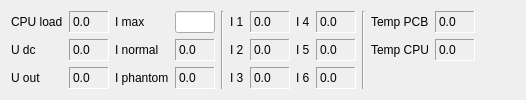
      <widget class="QWidget" name="tab">
       <attribute name="title">
        <string>Data</string>
       </attribute>
       <layout class="QGridLayout" name="gridLayout_6">
        <item row="0" column="1">
         <widget class="QLabel" name="lbl_cpu_load">
          <property name="minimumSize">
           <size>
            <width>40</width>
            <height>0</height>
           </size>
          </property>
          <property name="frameShape">
           <enum>QFrame::Panel</enum>
          </property>
          <property name="frameShadow">
           <enum>QFrame::Sunken</enum>
          </property>
          <property name="text">
           <string>0.0</string>
          </property>
         </widget>
        </item>
        <item row="0" column="8">
         <widget class="QLabel" name="lbl_current_4">
          <property name="minimumSize">
           <size>
            <width>40</width>
            <height>0</height>
           </size>
          </property>
          <property name="frameShape">
           <enum>QFrame::Panel</enum>
          </property>
          <property name="frameShadow">
           <enum>QFrame::Sunken</enum>
          </property>
          <property name="text">
           <string>0.0</string>
          </property>
         </widget>
        </item>
        <item row="0" column="12">
         <spacer name="horizontalSpacer">
          <property name="orientation">
           <enum>Qt::Horizontal</enum>
          </property>
          <property name="sizeHint" stdset="0">
           <size>
            <width>40</width>
            <height>20</height>
           </size>
          </property>
         </spacer>
        </item>
        <item row="2" column="5">
         <widget class="QLabel" name="label_33">
          <property name="text">
           <string>I 3</string>
          </property>
         </widget>
        </item>
        <item row="2" column="6">
         <widget class="QLabel" name="lbl_current_3">
          <property name="minimumSize">
           <size>
            <width>40</width>
            <height>0</height>
           </size>
          </property>
          <property name="frameShape">
           <enum>QFrame::Panel</enum>
          </property>
          <property name="frameShadow">
           <enum>QFrame::Sunken</enum>
          </property>
          <property name="text">
           <string>0.0</string>
          </property>
         </widget>
        </item>
        <item row="0" column="0">
         <widget class="QLabel" name="label">
          <property name="text">
           <string>CPU load</string>
          </property>
         </widget>
        </item>
        <item row="2" column="2">
         <widget class="QLabel" name="label_30">
          <property name="text">
           <string>I phantom</string>
          </property>
         </widget>
        </item>
        <item row="1" column="2">
         <widget class="QLabel" name="label_29">
          <property name="text">
           <string>I normal</string>
          </property>
         </widget>
        </item>
        <item row="2" column="8">
         <widget class="QLabel" name="lbl_current_6">
          <property name="minimumSize">
           <size>
            <width>40</width>
            <height>0</height>
           </size>
          </property>
          <property name="frameShape">
           <enum>QFrame::Panel</enum>
          </property>
          <property name="frameShadow">
           <enum>QFrame::Sunken</enum>
          </property>
          <property name="text">
           <string>0.0</string>
          </property>
         </widget>
        </item>
        <item row="1" column="7">
         <widget class="QLabel" name="label_35">
          <property name="text">
           <string>I 5</string>
          </property>
         </widget>
        </item>
        <item row="0" column="6">
         <widget class="QLabel" name="lbl_current_1">
          <property name="minimumSize">
           <size>
            <width>40</width>
            <height>0</height>
           </size>
          </property>
          <property name="frameShape">
           <enum>QFrame::Panel</enum>
          </property>
          <property name="frameShadow">
           <enum>QFrame::Sunken</enum>
          </property>
          <property name="text">
           <string>0.0</string>
          </property>
         </widget>
        </item>
        <item row="1" column="10">
         <widget class="QLabel" name="label_58">
          <property name="text">
           <string>Temp CPU</string>
          </property>
         </widget>
        </item>
        <item row="2" column="7">
         <widget class="QLabel" name="label_36">
          <property name="text">
           <string>I 6</string>
          </property>
         </widget>
        </item>
        <item row="1" column="6">
         <widget class="QLabel" name="lbl_current_2">
          <property name="minimumSize">
           <size>
            <width>40</width>
            <height>0</height>
           </size>
          </property>
          <property name="frameShape">
           <enum>QFrame::Panel</enum>
          </property>
          <property name="frameShadow">
           <enum>QFrame::Sunken</enum>
          </property>
          <property name="text">
           <string>0.0</string>
          </property>
         </widget>
        </item>
        <item row="1" column="5">
         <widget class="QLabel" name="label_32">
          <property name="text">
           <string>I 2</string>
          </property>
         </widget>
        </item>
        <item row="0" column="10">
         <widget class="QLabel" name="label_57">
          <property name="text">
           <string>Temp PCB</string>
          </property>
         </widget>
        </item>
        <item row="0" column="2">
         <widget class="QLabel" name="label_28">
          <property name="text">
           <string>I max</string>
          </property>
         </widget>
        </item>
        <item row="1" column="3">
         <widget class="QLabel" name="lbl_current">
          <property name="minimumSize">
           <size>
            <width>40</width>
            <height>0</height>
           </size>
          </property>
          <property name="frameShape">
           <enum>QFrame::Panel</enum>
          </property>
          <property name="frameShadow">
           <enum>QFrame::Sunken</enum>
          </property>
          <property name="text">
           <string>0.0</string>
          </property>
         </widget>
        </item>
        <item row="1" column="0">
         <widget class="QLabel" name="label_16">
          <property name="text">
           <string>U dc</string>
          </property>
         </widget>
        </item>
        <item row="1" column="8">
         <widget class="QLabel" name="lbl_current_5">
          <property name="minimumSize">
           <size>
            <width>40</width>
            <height>0</height>
           </size>
          </property>
          <property name="frameShape">
           <enum>QFrame::Panel</enum>
          </property>
          <property name="frameShadow">
           <enum>QFrame::Sunken</enum>
          </property>
          <property name="text">
           <string>0.0</string>
          </property>
         </widget>
        </item>
        <item row="0" column="11">
         <widget class="QLabel" name="lbl_temp_pcb">
          <property name="minimumSize">
           <size>
            <width>40</width>
            <height>0</height>
           </size>
          </property>
          <property name="frameShape">
           <enum>QFrame::Panel</enum>
          </property>
          <property name="frameShadow">
           <enum>QFrame::Sunken</enum>
          </property>
          <property name="text">
           <string>0.0</string>
          </property>
         </widget>
        </item>
        <item row="0" column="3">
         <widget class="QLineEdit" name="le_amp_norm">
          <property name="maximumSize">
           <size>
            <width>40</width>
            <height>16777215</height>
           </size>
          </property>
         </widget>
        </item>
        <item row="1" column="11">
         <widget class="QLabel" name="lbl_temp_cpu">
          <property name="minimumSize">
           <size>
            <width>40</width>
            <height>0</height>
           </size>
          </property>
          <property name="frameShape">
           <enum>QFrame::Panel</enum>
          </property>
          <property name="frameShadow">
           <enum>QFrame::Sunken</enum>
          </property>
          <property name="text">
           <string>0.0</string>
          </property>
         </widget>
        </item>
        <item row="2" column="0">
         <widget class="QLabel" name="label_27">
          <property name="text">
           <string>U out</string>
          </property>
         </widget>
        </item>
        <item row="0" column="5">
         <widget class="QLabel" name="label_31">
          <property name="text">
           <string>I 1</string>
          </property>
         </widget>
        </item>
        <item row="1" column="1">
         <widget class="QLabel" name="lbl_u_dc">
          <property name="minimumSize">
           <size>
            <width>40</width>
            <height>0</height>
           </size>
          </property>
          <property name="frameShape">
           <enum>QFrame::Panel</enum>
          </property>
          <property name="frameShadow">
           <enum>QFrame::Sunken</enum>
          </property>
          <property name="text">
           <string>0.0</string>
          </property>
         </widget>
        </item>
        <item row="2" column="1">
         <widget class="QLabel" name="lbl_u_out">
          <property name="minimumSize">
           <size>
            <width>40</width>
            <height>0</height>
           </size>
          </property>
          <property name="frameShape">
           <enum>QFrame::Panel</enum>
          </property>
          <property name="frameShadow">
           <enum>QFrame::Sunken</enum>
          </property>
          <property name="text">
           <string>0.0</string>
          </property>
         </widget>
        </item>
        <item row="0" column="9" rowspan="3">
         <widget class="Line" name="line_9">
          <property name="orientation">
           <enum>Qt::Vertical</enum>
          </property>
         </widget>
        </item>
        <item row="0" column="7">
         <widget class="QLabel" name="label_34">
          <property name="text">
           <string>I 4</string>
          </property>
         </widget>
        </item>
        <item row="2" column="3">
         <widget class="QLabel" name="lbl_current_phantom">
          <property name="minimumSize">
           <size>
            <width>40</width>
            <height>0</height>
           </size>
          </property>
          <property name="frameShape">
           <enum>QFrame::Panel</enum>
          </property>
          <property name="frameShadow">
           <enum>QFrame::Sunken</enum>
          </property>
          <property name="text">
           <string>0.0</string>
          </property>
         </widget>
        </item>
        <item row="0" column="4" rowspan="3">
         <widget class="Line" name="line_5">
          <property name="orientation">
           <enum>Qt::Vertical</enum>
          </property>
         </widget>
        </item>
       </layout>
      </widget>
